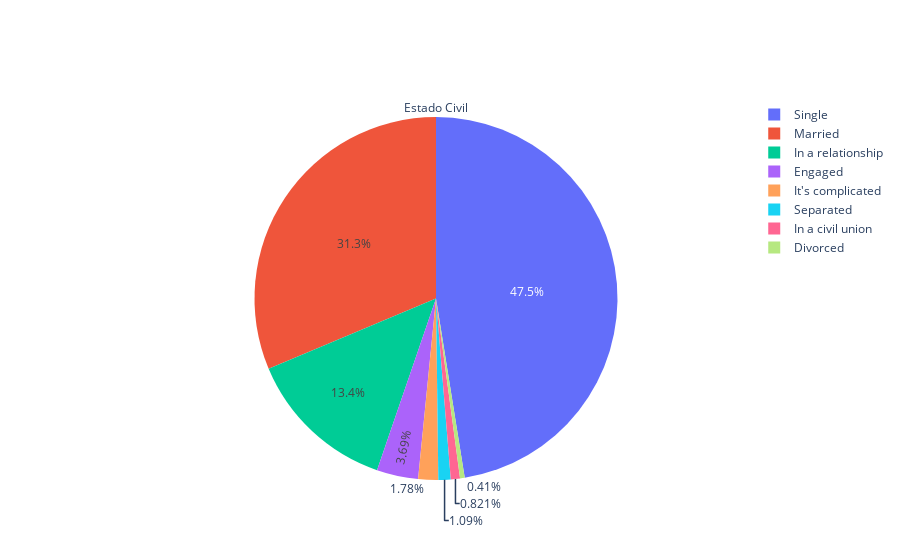

Here is the notebook cell this chart was saved with:
### Code cell
labels = percentage.index
values = percentage.values

fig = go.Figure(data=[go.Pie(labels=labels, values=values, textinfo='percent', title="Estado Civil" )])
fig.show()

### Figure 1 — Plotly figure (JSON) as saved in the notebook; plotly's stock layout.template omitted (floating-point values rounded to 4 significant figures)
{"data": [{"labels": ["Single", "Married", "In a relationship", "Engaged", "It's complicated", "Separated", "In a civil union", "Divorced"], "textinfo": "percent", "title": {"text": "Estado Civil"}, "type": "pie", "values": [15.63, 10.32, 4.414, 1.216, 0.5856, 0.3604, 0.2703, 0.1351]}], "layout": {}}
